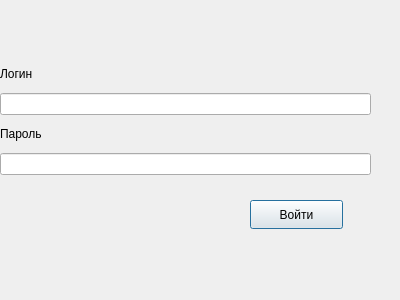
<?xml version="1.0" encoding="UTF-8"?>
<ui version="4.0">
 <class>LoginForm</class>
 <widget class="QDialog" name="LoginForm">
  <property name="geometry">
   <rect>
    <x>0</x>
    <y>0</y>
    <width>400</width>
    <height>300</height>
   </rect>
  </property>
  <property name="windowTitle">
   <string>Dialog</string>
  </property>
  <widget class="QWidget" name="gridLayoutWidget">
   <property name="geometry">
    <rect>
     <x>0</x>
     <y>60</y>
     <width>371</width>
     <height>115</height>
    </rect>
   </property>
   <layout class="QGridLayout" name="gridLayout">
    <item row="2" column="0">
     <widget class="QLineEdit" name="usernameLineEdit"/>
    </item>
    <item row="1" column="0">
     <widget class="QLabel" name="label">
      <property name="text">
       <string>Логин</string>
      </property>
     </widget>
    </item>
    <item row="4" column="0">
     <widget class="QLineEdit" name="passwordLineEdit"/>
    </item>
    <item row="3" column="0">
     <widget class="QLabel" name="label_2">
      <property name="text">
       <string>Пароль</string>
      </property>
     </widget>
    </item>
   </layout>
  </widget>
  <widget class="QPushButton" name="pushButton">
   <property name="geometry">
    <rect>
     <x>250</x>
     <y>200</y>
     <width>93</width>
     <height>29</height>
    </rect>
   </property>
   <property name="text">
    <string>Войти</string>
   </property>
  </widget>
  <widget class="QLabel" name="errorLabel">
   <property name="geometry">
    <rect>
     <x>10</x>
     <y>250</y>
     <width>241</width>
     <height>20</height>
    </rect>
   </property>
   <property name="text">
    <string/>
   </property>
  </widget>
 </widget>
 <resources/>
 <connections/>
</ui>
